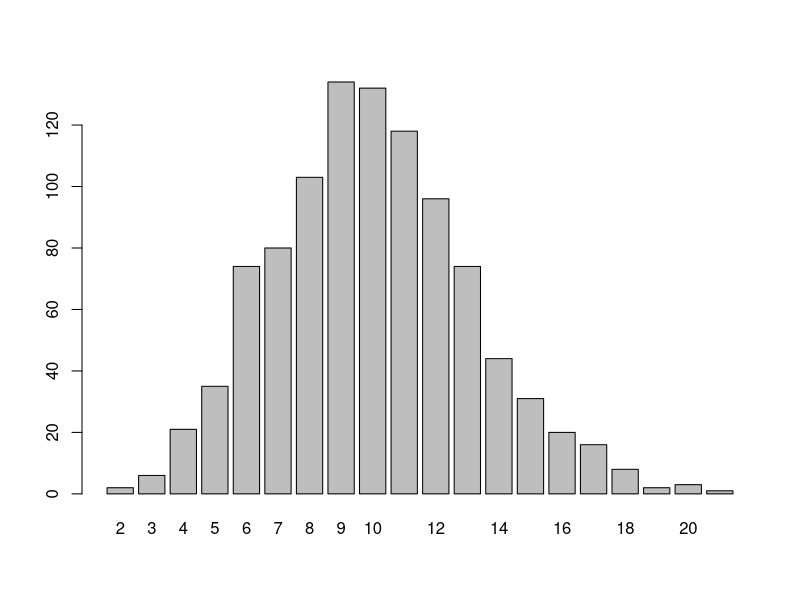

This chart was generated by the following R code:
## ---- chunk 1
set.seed(2019)
var1 <- rbinom(n = 1000, ## numer of obs / length of vector
               size = 1, ## number of trials
               prob = 0.2)

head(var1)
table(var1)
## ---- chunk 2
set.seed(123)
var2 <- rpois(n = 1000,
              lambda = 10)
table(var2)
barplot(table(var2))
## ---- chunk 3
set.seed(2016)
var3 <- rmultinom(n = 10,
                  size = 100,
                  prob = c(0.1,0.3,0.6))

head(t(var3))
## ---- chunk 4
ex1a <- dbinom(x = 0:10, size = 10, prob = 0.4)

data.frame(k = 0:10, p = ex1a)
## ---- chunk 5
dbinom(x = 6, size = 10, prob = 0.4)
## ---- chunk 6
pbinom(q = 3, size = 10, prob = 0.4) 
## dbinom(0,10,0.4)+dbinom(1,10,0.4)+dbinom(2,10,0.4)+dbinom(3,10,0.4)
## ---- chunk 7
dpois(x = 2, lambda = 5)
## ---- chunk 8
ppois(q = 2, lambda = 5)
## ---- chunk 9
ppois(q = 3, lambda = 4)
## ---- chunk 10
1-ppois(q = 4, lambda = 4)
